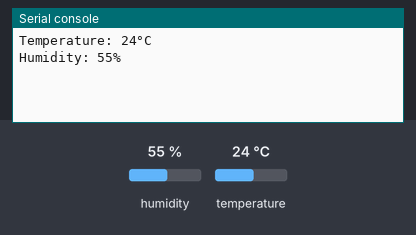
The program below on a simulated ESP32 board running MicroPython. Shown: the last lines printed to the serial console. Inputs (shaded band) come from the test bench; at power-on: humidity 55 %, temperature 24 °C.

Above: at 1.2 s.
1.3 s: humidity set to 22 %
At 2.4 s:
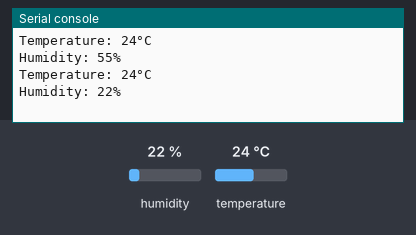
4.0 s: temperature set to 12 °C
At 4.7 s:
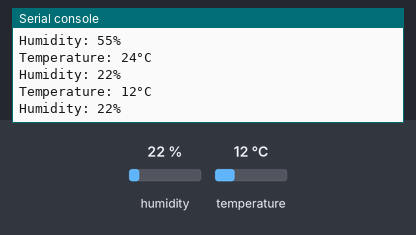
6.7 s: humidity set to 40 %
At 9.4 s:
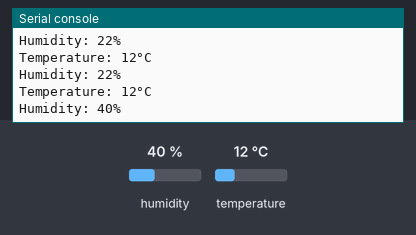
Timing chart, 0 to 10.9 s (numbered marks = the images above; inputs shaded):
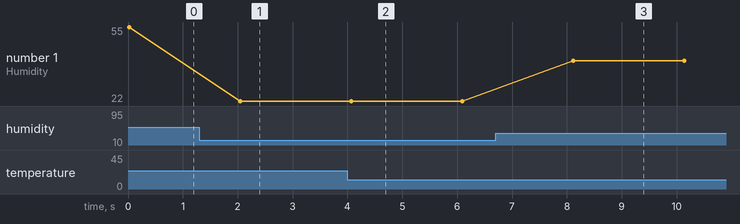

Measured:
- after the input at 1.3 s, the serial console: prints a new line after 0.75 s (image 1)
- after the input at 4.0 s, the serial console: prints a new line after 0.07 s (image 2)
- after the input at 6.7 s, the serial console: prints a new line after 1.4 s (image 3)
- plotted number 1: 55 → 22 after the input at 1.3 s, 22 → 40 after the input at 6.7 s

The program:

DHT11_Sensor.py
```python
from machine import Pin
from time import sleep
import dht

# Define the DHT11 sensor pin
dht_pin = Pin(14)  # Replace with the GPIO pin you're using
sensor = dht.DHT11(dht_pin)

while True:
    try:
        # Trigger the sensor to read data
        sensor.measure()
        temp = sensor.temperature()  # Read temperature
        hum = sensor.humidity()  # Read humidity

        print(f"Temperature: {temp}°C")
        print(f"Humidity: {hum}%")

    except OSError as e:
        print("Failed to read from DHT sensor:", e)

    # Wait for 2 seconds before reading again
    sleep(2)
```
